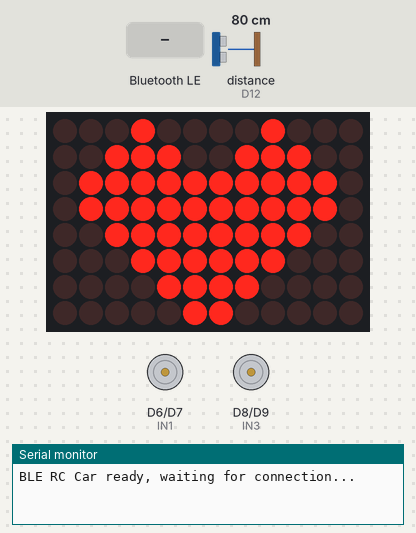
The sketch below on a simulated Arduino Uno R4 WiFi. On the bench: 12×8 LED matrix, motor-driver pin pairs drawn as motors (green arrow = first pin HIGH = forward, orange = second pin HIGH = backward, longer = more drive, scaled by the enable pin), the last lines printed to the serial monitor. Wiring (inferred from the names in the program): ultrasonic range finder: trigger D11; echo D12. Inputs (shaded band) come from the test bench; at power-on: distance to the obstacle (sensor on D12) 80 cm. The echo pulse lasts 58.3 µs per cm; nothing arrives over Bluetooth unless stated; a phone connects over Bluetooth LE 3 s after start.

Above: at 1.2 s.
1.3 s: Bluetooth LE write "F" received
At 4.0 s:
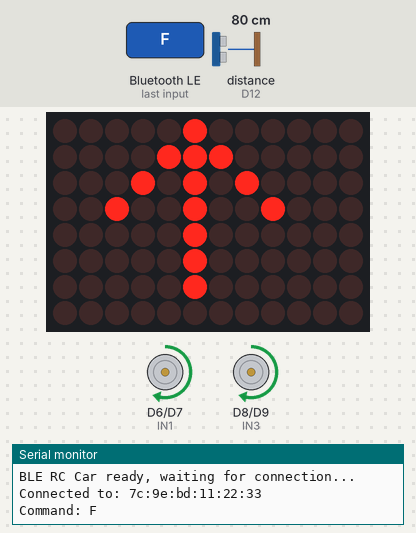
4.3 s: Bluetooth LE write "B" received
At 5.2 s:
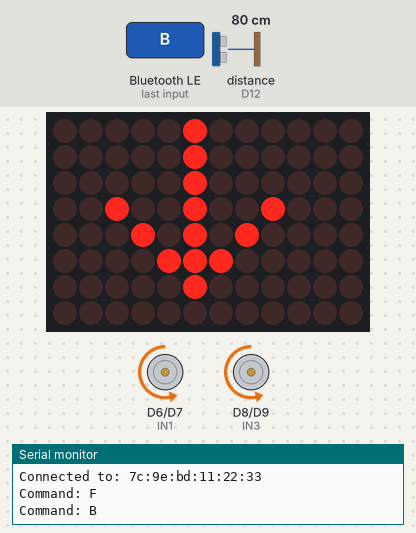
5.8 s: Bluetooth LE write "L" received
At 7.0 s:
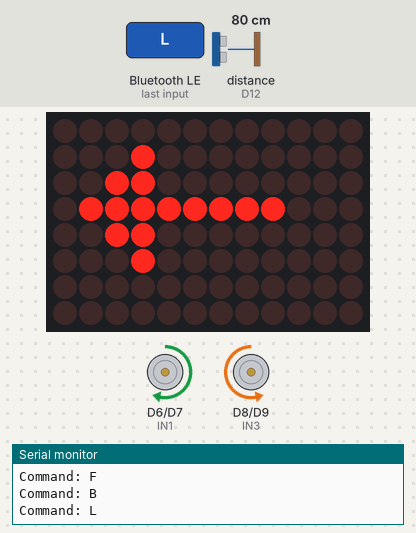
7.3 s: Bluetooth LE write "R" received
At 8.0 s:
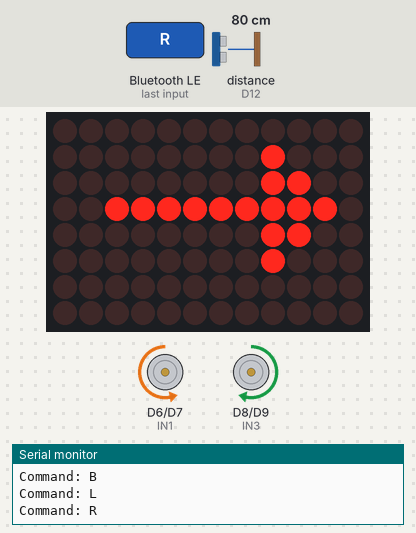
8.8 s: Bluetooth LE write "T" received
At 10.0 s:
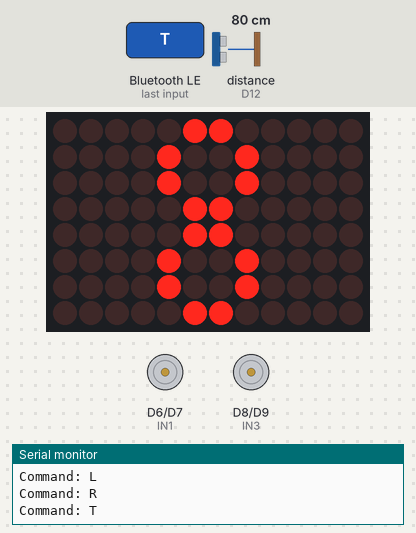
10.3 s: Bluetooth LE write "+" received
At 11.2 s:
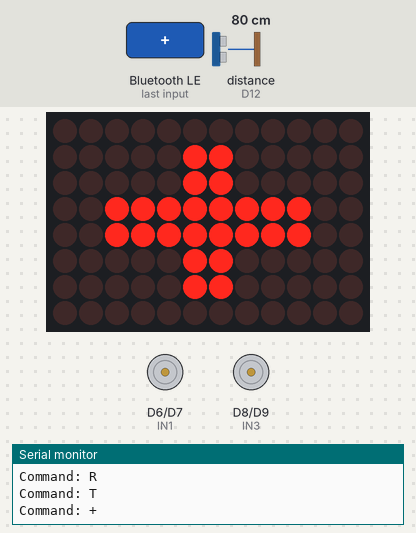
Timing chart, 0 to 12.8 s (numbered marks = the images above; inputs shaded):
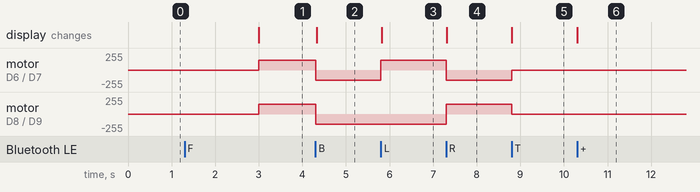

The sketch:

main.ino
```cpp
#include <Arduino.h>
#include "motor_control.h"
#include "ble_control.h"
#include "Arduino_LED_Matrix.h"
#include "LEDmatrix_control.h"
#include "sensor_control.h"

//ArduinoLEDMatrix matrix;

//---------------- SETTINGS ----------------

int speedValue = 150;        // initial speed
const int SPEED_STEP = 25;   // step for +/-

bool holdModeEnabled = false; //false = ones-press mode, true = hold-to-move

//timeout
char activeCmd = 0;
unsigned long lastCmdTime = 0;
const unsigned long CMD_TIMEOUT = 300; //ms

//---------------- SETUP ----------------
void setup() {
  Serial.begin(9600);

  setupLEDMatrix();
  setupMotors();
  setupBLE();
  setupSensor();

}

//---------------- LOOP ----------------
void loop() {
  BLE.poll(); //keep BLE alive
  delay(1); //prevent BLE starvation

  long distance = getDistance();

  // CRITICAL SAFETY CHECK
  if (distance < 15 && activeCmd == 'F') {
    stopMotors();
    ledShowStop();
    activeCmd = 'S'; // Force stop state
    Serial.println("OBSTACLE DETECTED - EMERGENCY BRAKE");
  }


//update current command
  String cmd = checkBLE();
  if (cmd.length() > 0) {
    char c = cmd.charAt(0);

    // ---------- MODE TOGGLE ----------
    if (c == 'T'){
      holdModeEnabled = !holdModeEnabled;
      stopMotors();
      activeCmd = 0;

      if (holdModeEnabled){
        ledShowHoldMode();
      } else {
        ledShowOnePressMode();
      }
      return;
    }

    //---------- SPEED CONTROL ----------
    if (c == '+') {
      speedValue = min(speedValue + SPEED_STEP, 255);
      ledShowPlus();
    }
    else if (c == '-') {
      speedValue = max(speedValue - SPEED_STEP, 0);
      ledShowMinus();
    }
    //---------- MOVEMENT ----------
    else {
      activeCmd = c;
      lastCmdTime = millis();
    }
  }

  //---------- HOLD MODE TIMEOUT ----------
  if(holdModeEnabled && activeCmd != 0){
    if(millis() - lastCmdTime > CMD_TIMEOUT){
      stopMotors();
      activeCmd = 0;
      return;
    }
  }


  //---------- EXECUTE MOVEMENT ----------
  switch (activeCmd) {
    case 'F':
      moveForward(speedValue);
      ledShowForward();
      break;

    case 'B':
      moveBackward(speedValue);
      ledShowBackward();
      break;

    case 'L':
      turnLeft(speedValue);
      ledShowLeft();
      break;

    case 'R':
      turnRight(speedValue);
      ledShowRight();
      break;

    case 'S':
      stopMotors();
      ledShowStop();
      break;
  }
}
```

LEDmatrix_control.h
```cpp
#ifndef LEDMATRIX_CONTROL_H
#define LEDMATRIX_CONTROL_H

#include <Arduino_LED_Matrix.h>

//Initialization
void setupLEDMatrix();

//Movement icons
void ledShowForward();
void ledShowBackward();
void ledShowLeft();
void ledShowRight();
void ledShowStop();

//Mode icons
void ledShowHoldMode();
void ledShowOnePressMode();

//speed icons
void ledShowPlus();
void ledShowMinus();

//heart
void ledShowHeart();

#endif
```

ble_control.cpp
```cpp
#include "ble_control.h"
#include <Arduino.h>

BLEService carService("108A"); //random UUID
BLEStringCharacteristic commandCharacteristic("2A57", BLEWrite, 20);

void setupBLE(){
  Serial.begin(9600);
  while (!Serial);

  if (!BLE.begin()){
    Serial.println("Starting BLE failed!");
    while(1);
  }

  BLE.setLocalName("RC_Car");
  BLE.setAdvertisedService(carService);

  carService.addCharacteristic(commandCharacteristic);
  BLE.addService(carService);

  commandCharacteristic.writeValue("STOP");
  BLE.advertise();

  Serial.println("BLE RC Car ready, waiting for connection...");
}

String checkBLE(){
  static BLEDevice central = BLEDevice(); //remember current central device
  static bool connected = false;

  BLEDevice device = BLE.central();

  if (device && !connected){
    Serial.print("Connected to: ");
    Serial.println(device.address());
    connected = true;
  }

  if (!device && connected){
    Serial.println("Disconnected");
    connected = false;
  }

  if(commandCharacteristic.written()){
    String cmd = commandCharacteristic.value();
    Serial.print("Command: ");
    Serial.println(cmd);
    return cmd;
  }
  return ""; //no new command
}
```

ble_control.h
```cpp
#ifndef BLE_CONTROL_H
#define BLE_CONTROL_H

#include <ArduinoBLE.h>

//init ble & start advertising
void setupBLE();

//check for ble connection and new command
//return "" if nothing new
String checkBLE();

#endif
```

motor_control.cpp
```cpp
#include <Arduino.h>
#include "motor_control.h"

//configure pins as outputs
void setupMotors(){
  pinMode(ENA, OUTPUT);
  pinMode(IN1, OUTPUT);
  pinMode(IN2, OUTPUT);
  pinMode(IN3, OUTPUT);
  pinMode(IN4, OUTPUT);
  pinMode(ENB, OUTPUT);
}
//both motors forward
void moveForward(int speed){
  digitalWrite(IN1, HIGH);
  digitalWrite(IN2, LOW);

  digitalWrite(IN3, HIGH);
  digitalWrite(IN4, LOW);

  analogWrite(ENA, speed);
  analogWrite(ENB, speed);
}
//both motors in reverse
void moveBackward(int speed) {
  digitalWrite(IN1, LOW);
  digitalWrite(IN2, HIGH);

  digitalWrite(IN3, LOW);
  digitalWrite(IN4, HIGH);

  analogWrite(ENA, speed);
  analogWrite(ENB, speed);
}

void turnLeft(int speed){
  digitalWrite(IN1, HIGH);
  digitalWrite(IN2, LOW);

  digitalWrite(IN3, LOW);
  digitalWrite(IN4, HIGH);

  analogWrite(ENA, speed);
  analogWrite(ENB, speed);
}

void turnRight(int speed){
  digitalWrite(IN1, LOW);
  digitalWrite(IN2, HIGH);

  digitalWrite(IN3, HIGH);
  digitalWrite(IN4, LOW);

  analogWrite(ENA, speed);
  analogWrite(ENB, speed);
}

void stopMotors(){
  digitalWrite(IN1, LOW);
  digitalWrite(IN2, LOW);
  digitalWrite(IN3, LOW);
  digitalWrite(IN4, LOW);

  analogWrite(ENA, 0);
  analogWrite(ENB, 0);
}
```

motor_control.h
```cpp
#ifndef MOTOR_CONTROL_H
#define MOTOR_CONTROL_H

//Pin assignments for L298N driver

// Motor A (left)
#define ENA 5
#define IN1 6
#define IN2 7

// Motor B (right)
#define IN3 8
#define IN4 9
#define ENB 10

//Functions
void setupMotors();
void moveForward(int speed);
void moveBackward(int speed );
void turnLeft(int speed);
void turnRight(int speed);
void stopMotors();

#endif
```

sensor_control.cpp
```cpp
#include "sensor_control.h"

void setupSensor() {
  pinMode(TRIG_PIN, OUTPUT);
  pinMode(ECHO_PIN, INPUT);
}

long getDistance() {
  digitalWrite(TRIG_PIN, LOW);
  delayMicroseconds(2);
  digitalWrite(TRIG_PIN, HIGH);
  delayMicroseconds(10);
  digitalWrite(TRIG_PIN, LOW);

  long duration = pulseIn(ECHO_PIN, HIGH, 30000); // 30ms timeout
  if (duration == 0) return 999; // No obstacle detected

  return (duration * 0.0343) / 2; // Convert to cm
}
```

sensor_control.h
```cpp
#ifndef SENSOR_CONTROL_H
#define SENSOR_CONTROL_H

#include <Arduino.h>

const int TRIG_PIN = 11;
const int ECHO_PIN = 12;

void setupSensor();
long getDistance(); // Returns distance in cm

#endif
```

Source omitted: rix_control.cpp (data table, 3673 bytes)

Measured:
- after the input at 1.3 s, motor on D6 (IN1) / D7 (IN2), motor on D8 (IN3) / D9 (IN4): stopped → forward 150/255 after 1.7 s; the display: changes after 1.7 s (image 1)
- after the input at 4.3 s, motor on D6 (IN1) / D7 (IN2), motor on D8 (IN3) / D9 (IN4): forward 150/255 → backward 150/255 at once; the display: changes at once (image 2)
- after the input at 5.8 s, motor on D6 (IN1) / D7 (IN2): backward 150/255 → forward 150/255 at once; the display: changes at once (image 3)
- after the input at 7.3 s, motor on D6 (IN1) / D7 (IN2): forward 150/255 → backward 150/255 at once; motor on D8 (IN3) / D9 (IN4): backward 150/255 → forward 150/255 at once; the display: changes at once (image 4)
- after the input at 8.8 s, motor on D6 (IN1) / D7 (IN2): backward 150/255 → stopped at once; motor on D8 (IN3) / D9 (IN4): forward 150/255 → stopped at once; the display: changes at once (image 5)
- after the input at 10.3 s, the display: changes at once (image 6)
